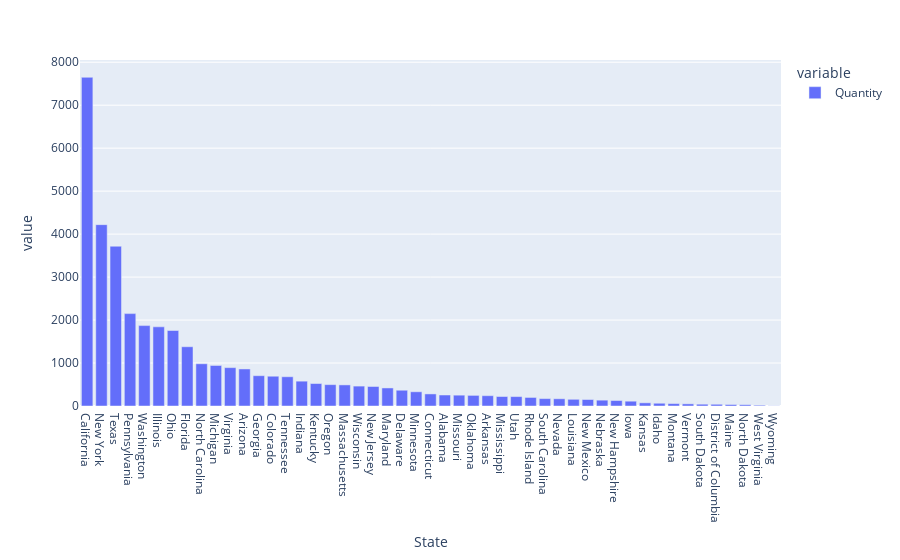

The cell this chart's notebook holds for it:
### Code cell
gk=data.groupby('State')['Quantity'].sum().sort_values(ascending=False)
#gk=gk.reset_index()gh

fig=px.bar(gk)
fig.show()

### Figure 1 — Plotly figure (JSON) as saved in the notebook; plotly's stock layout.template omitted (floating-point values rounded to 4 significant figures)
{"data": [{"alignmentgroup": "True", "hovertemplate": "variable=Quantity<br>State=%{x}<br>value=%{y}<extra></extra>", "legendgroup": "Quantity", "marker": {"color": "#636efa"}, "name": "Quantity", "offsetgroup": "Quantity", "orientation": "v", "showlegend": true, "textposition": "auto", "type": "bar", "x": ["California", "New York", "Texas", "Pennsylvania", "Washington", "Illinois", "Ohio", "Florida", "North Carolina", "Michigan", "Virginia", "Arizona", "Georgia", "Colorado", "Tennessee", "Indiana", "Kentucky", "Oregon", "Massachusetts", "Wisconsin", "New Jersey", "Maryland", "Delaware", "Minnesota", "Connecticut", "Alabama", "Missouri", "Oklahoma", "Arkansas", "Mississippi", "Utah", "Rhode Island", "South Carolina", "Nevada", "Louisiana", "New Mexico", "Nebraska", "New Hampshire", "Iowa", "Kansas", "Idaho", "Montana", "Vermont", "South Dakota", "District of Columbia", "Maine", "North Dakota", "West Virginia", "Wyoming"], "xaxis": "x", "y": [7649, 4220, 3718, 2150, 1871, 1842, 1757, 1379, 983, 943, 893, 862, 705, 693, 681, 578, 523, 497, 491, 463, 454, 420, 367, 331, 281, 256, 252, 247, 240, 221, 219, 199, 172, 168, 156, 151, 136, 127, 112, 74, 64, 56, 50, 42, 40, 35, 30, 18, 4], "yaxis": "y"}], "layout": {"barmode": "relative", "legend": {"title": {"text": "variable"}, "tracegroupgap": 0}, "margin": {"t": 60}, "xaxis": {"anchor": "y", "domain": [0, 1], "title": {"text": "State"}}, "yaxis": {"anchor": "x", "domain": [0, 1], "title": {"text": "value"}}}}
